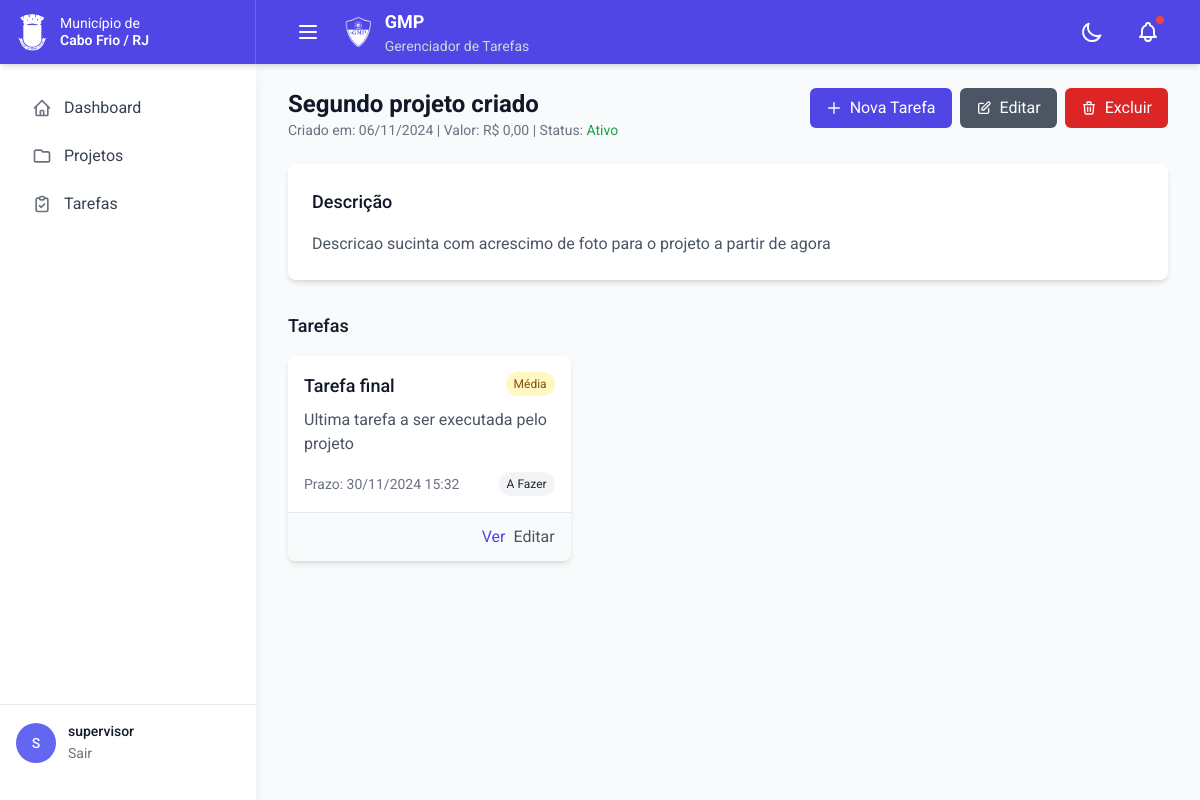
Screenshot of /projects/3/ (signed in) with the database file from the repository.
### users/models.py (models this page shows, shortened)
class CustomUser(AbstractUser):
    email = models.EmailField(unique=True)
    theme_preference = models.CharField(
        max_length=10,
        choices=[('light', 'Light'), ('dark', 'Dark')],
        default='light'
    )
    class Meta:
        db_table = 'users_customuser'
        verbose_name = 'Usuário'
        verbose_name_plural = 'Usuários'

### projects/models.py (models this page shows, shortened)
class Project(models.Model):
    title = models.CharField('Título', max_length=200)
    description = models.TextField('Descrição')
    detailed_description = RichTextField('Descrição Detalhada', null=True, blank=True)
    value = models.DecimalField('Valor', max_digits=10, decimal_places=2, default=0)
    is_active = models.BooleanField('Ativo', default=True)
    photo = models.ImageField('Foto', upload_to='projects/', null=True, blank=True)
    created_at = models.DateTimeField('Criado em', auto_now_add=True)
    owner = models.ForeignKey(
        settings.AUTH_USER_MODEL,
        verbose_name='Proprietário',
        on_delete=models.CASCADE,
        related_name='projects'
    )
    class Meta:
        verbose_name = 'Projeto'
        verbose_name_plural = 'Projetos'
        ordering = ['-created_at']

### tasks/models.py (models this page shows, shortened)
class Task(models.Model):
    PRIORITY_CHOICES = [
        ('low', 'Baixa'),
        ('medium', 'Média'),
        ('high', 'Alta'),
    ]
    STATUS_CHOICES = [
        ('todo', 'A Fazer'),
        ('doing', 'Em Andamento'),
        ('done', 'Concluída'),
    ]
    title = models.CharField('Título', max_length=200)
    description = models.TextField('Descrição')
    due_date = models.DateTimeField('Data de entrega')
    priority = models.CharField(
        'Prioridade',
        max_length=6,
        choices=PRIORITY_CHOICES,
        default='medium'
    )
    status = models.CharField(
        'Status',
        max_length=5,
        choices=STATUS_CHOICES,
        default='todo'
    )
    project = models.ForeignKey(
        Project,
        verbose_name='Projeto',
        on_delete=models.CASCADE,
        related_name='tasks'
    )
    created_at = models.DateTimeField('Criado em', auto_now_add=True)
    updated_at = models.DateTimeField('Atualizado em', auto_now=True)
    class Meta:
        verbose_name = 'Tarefa'
        verbose_name_plural = 'Tarefas'
        ordering = ['due_date']
    def get_priority_display_class(self):
        return {
            'low': 'bg-green-100 dark:bg-green-900 text-green-800 dark:text-green-200',
            'medium': 'bg-yellow-100 dark:bg-yellow-900 text-yellow-800 dark:text-yellow-200',
            'high': 'bg-red-100 dark:bg-red-900 text-red-800 dark:text-red-200'
        }.get(self.priority, '')
    def get_status_display_class(self):
        return {
            'todo': 'bg-gray-100 dark:bg-gray-700 text-gray-800 dark:text-gray-200',
            'doing': 'bg-blue-100 dark:bg-blue-700 text-blue-800 dark:text-blue-200',
            'done': 'bg-green-100 dark:bg-green-900 text-green-800 dark:text-green-200'
        }.get(self.status, '')

### projects/views.py (the view)
# urls.py: path('<int:pk>/', views.project_detail, name='detail'),
@login_required
def project_detail(request, pk):
    project = get_object_or_404(Project, pk=pk, owner=request.user)
    tasks = project.tasks.all()
    return render(request, 'projects/project_detail.html', {
        'project': project,
        'tasks': tasks
    })

### templates/projects/project_detail.html (shortened to what this page needs)
{% extends 'base.html' %}
{% block content %}
<div class="mb-6">
    <div class="flex justify-between items-start">
        <div>
            <h2 class="text-2xl font-bold text-gray-900 dark:text-white">{{ project.title }}</h2>
            <p class="text-sm text-gray-500 dark:text-gray-400">
                Criado em: {{ project.created_at|date:"d/m/Y" }} |
                Valor: R$ {{ project.value|floatformat:2 }} |
                Status: {% if project.is_active %}
                    <span class="text-green-600 dark:text-green-400">Ativo</span>
                {% else %}
                    <span class="text-red-600 dark:text-red-400">Inativo</span>
                {% endif %}
            </p>
        </div>
        <div class="flex space-x-2">
            <a href="{% url 'tasks:create' %}?project={{ project.pk }}"
               class="inline-flex items-center px-4 py-2 bg-indigo-600 dark:bg-indigo-500 text-white rounded-md hover:bg-indigo-700 dark:hover:bg-indigo-600">
                <svg class="w-4 h-4 mr-2" fill="none" stroke="currentColor" viewBox="0 0 24 24">
                    <path stroke-linecap="round" stroke-linejoin="round" stroke-width="2" d="M12 4v16m8-8H4"/>
                </svg>
                Nova Tarefa
            </a>
            <a href="{% url 'projects:update' project.pk %}"
               class="inline-flex items-center px-4 py-2 bg-gray-600 dark:bg-gray-500 text-white rounded-md hover:bg-gray-700 dark:hover:bg-gray-600">
                <svg class="w-4 h-4 mr-2" fill="none" stroke="currentColor" viewBox="0 0 24 24">
                    <path stroke-linecap="round" stroke-linejoin="round" stroke-width="2" d="M11 5H6a2 2 0 00-2 2v11a2 2 0 002 2h11a2 2 0 002-2v-5m-1.414-9.414a2 2 0 112.828 2.828L11.828 15H9v-2.828l8.586-8.586z"/>
                </svg>
                Editar
            </a>
            <button hx-delete="{% url 'projects:delete' project.pk %}"
                    hx-confirm="Tem certeza que deseja excluir este projeto?"
                    class="inline-flex items-center px-4 py-2 bg-red-600 dark:bg-red-500 text-white rounded-md hover:bg-red-700 dark:hover:bg-red-600">
                <svg class="w-4 h-4 mr-2" fill="none" stroke="currentColor" viewBox="0 0 24 24">
                    <path stroke-linecap="round" stroke-linejoin="round" stroke-width="2" d="M19 7l-.867 12.142A2 2 0 0116.138 21H7.862a2 2 0 01-1.995-1.858L5 7m5 4v6m4-6v6m1-10V4a1 1 0 00-1-1h-4a1 1 0 00-1 1v3M4 7h16"/>
                </svg>
                Excluir
            </button>
        </div>
    </div>
    <div class="mt-6 bg-white dark:bg-gray-800 rounded-lg shadow-md p-6">
        <h3 class="text-lg font-medium text-gray-900 dark:text-white mb-4">Descrição</h3>
        <p class="text-gray-600 dark:text-gray-300">{{ project.description }}</p>
    </div>
    <div class="mt-8">
        <h3 class="text-lg font-medium text-gray-900 dark:text-white mb-4">Tarefas</h3>
        {% if tasks %}
            <div class="grid grid-cols-1 md:grid-cols-2 lg:grid-cols-3 gap-4">
                {% for task in tasks %}
                    <div class="bg-white dark:bg-gray-800 rounded-lg shadow-md hover:shadow-lg transition-shadow">
                        <div class="p-4">
                            <div class="flex justify-between items-start">
                                <h4 class="text-lg font-medium text-gray-900 dark:text-white">{{ task.title }}</h4>
                                <span class="px-2 py-1 text-xs rounded-full {{ task.get_priority_display_class }}">
                                    {{ task.get_priority_display }}
                                </span>
                            </div>
                            <p class="mt-2 text-gray-600 dark:text-gray-300">{{ task.description|truncatewords:30 }}</p>
                            <div class="mt-4 flex justify-between items-center">
                                <span class="text-sm text-gray-500 dark:text-gray-400">
                                    Prazo: {{ task.due_date|date:"d/m/Y H:i" }}
                                </span>
                                <span class="px-2 py-1 text-xs rounded-full {{ task.get_status_display_class }}">
                                    {{ task.get_status_display }}
                                </span>
                            </div>
                        </div>
                        <div class="px-4 py-3 bg-gray-50 dark:bg-gray-700 border-t border-gray-200 dark:border-gray-600 rounded-b-lg">
                            <div class="flex justify-end space-x-2">
                                <a href="{% url 'tasks:detail' task.pk %}"
                                   class="text-indigo-600 dark:text-indigo-400 hover:text-indigo-900 dark:hover:text-indigo-300">
                                    Ver
                                </a>
                                <a href="{% url 'tasks:update' task.pk %}"
                                   class="text-gray-600 dark:text-gray-400 hover:text-gray-900 dark:hover:text-gray-300">
                                    Editar
                                </a>
                            </div>
                        </div>
                    </div>
                {% endfor %}
            </div>
        {% endif %}
    </div>
</div>
{% endblock %}

### templates/base.html (shortened to what this page needs)
<!DOCTYPE html>
<html lang="pt-br" class="h-full">
<head>
    <script src="https://cdn.tailwindcss.com"></script>
</head>
<body class="h-full bg-gray-50 dark:bg-gray-900 transition-colors duration-200">
    <nav class="fixed top-0 left-0 right-0 bg-indigo-600 dark:bg-indigo-800 z-50 shadow-md">
        <div class="flex">
            <div class="w-64 flex items-center px-4 py-2 border-r border-indigo-500 dark:border-indigo-700">
                <img src="/media/brasao_bh_grayscale.png" alt="Brasão" class="h-10 w-auto mr-3">
                <div class="text-white text-sm leading-tight">
                    <div>Município de</div>
                    <div class="font-semibold">Cabo Frio / RJ</div>
                </div>
            </div>
            <div class="flex-1">
                <div class="max-w-7xl mx-auto px-4 sm:px-6 lg:px-8">
                    <div class="flex items-center justify-between h-16">
                        <div class="flex items-center space-x-4">
                            <button id="sidebar-toggle"
                                    class="p-2 text-white hover:text-gray-200 rounded-lg focus:outline-none">
                                <svg class="h-6 w-6" fill="none" stroke="currentColor" viewBox="0 0 24 24">
                                    <path stroke-linecap="round" stroke-linejoin="round" stroke-width="2" d="M4 6h16M4 12h16M4 18h16"/>
                                </svg>
                            </button>
                            <div class="flex items-center space-x-3">
                                <img src="/media/logow.png" alt="Logo GMP" class="h-8 w-auto">
                                <div class="flex flex-col">
                                    <span class="text-white font-bold text-lg">GMP</span>
                                    <span class="text-gray-300 text-sm">Gerenciador de Tarefas</span>
                                </div>
                            </div>
                        </div>
                        <div class="flex items-center space-x-4">
                            <button id="theme-toggle"
                                    class="p-2 text-white hover:text-gray-200 rounded-lg">
                                <svg id="moon-icon" class="w-6 h-6 hidden" fill="none" stroke="currentColor" viewBox="0 0 24 24">
                                    <path stroke-linecap="round" stroke-linejoin="round" stroke-width="2"
                                          d="M20.354 15.354A9 9 0 018.646 3.646 9.003 9.003 0 0012 21a9.003 9.003 0 008.354-5.646z">
                                    </path>
                                </svg>
                            </button>
<div class="relative">
    <button id="notifications-toggle"
            class="p-2 text-white hover:text-gray-200 rounded-lg relative">
        <span class="absolute top-1 right-1 w-2 h-2 bg-red-500 rounded-full"></span>
    </button>
</div>
                        </div>
                    </div>
                </div>
            </div>
        </div>
    </nav>
    <aside id="sidebar" class="fixed left-0 top-16 h-full w-64 bg-white dark:bg-gray-800 shadow-lg z-40 transform transition-transform duration-300 flex flex-col">
        <div class="flex-1 py-6 px-4">
            <nav class="space-y-2">
        <a href="{% url 'users:dashboard' %}"
           class="flex items-center px-4 py-2 text-gray-700 dark:text-gray-200 hover:bg-gray-100 dark:hover:bg-gray-700 rounded-md group">
            <span class="group-hover:text-indigo-600 dark:group-hover:text-indigo-400">Dashboard</span>
        </a>
                <a href="{% url 'projects:list' %}"
                   class="flex items-center px-4 py-2 text-gray-700 dark:text-gray-200 hover:bg-gray-100 dark:hover:bg-gray-700 rounded-md group">
                    <span class="group-hover:text-indigo-600 dark:group-hover:text-indigo-400">Projetos</span>
                </a>
                <a href="{% url 'tasks:list' %}"
                   class="flex items-center px-4 py-2 text-gray-700 dark:text-gray-200 hover:bg-gray-100 dark:hover:bg-gray-700 rounded-md group">
                    <span class="group-hover:text-indigo-600 dark:group-hover:text-indigo-400">Tarefas</span>
                </a>
            </nav>
        </div>
<div class="border-t border-gray-200 dark:border-gray-700 p-4 mt-auto h-40">
    <div class="flex items-center space-x-3">
        <div class="w-10 h-10 rounded-full overflow-hidden bg-gray-300">
            {% if user.profile_image %}
                <img src="{{ user.profile_image.url }}" alt="Avatar" class="w-full h-full object-cover">
            {% else %}
                <div class="flex items-center justify-center h-full text-white font-medium text-sm bg-indigo-500 dark:bg-indigo-600">
                    {% if user.is_authenticated %}
                        {{ user.username|make_list|first|upper }}
                    {% endif %}
                </div>
            {% endif %}
        </div>
        <div class="flex-1 min-w-0">
            {% if user.is_authenticated %}
                <p class="text-sm font-medium text-gray-900 dark:text-white truncate">
                    {{ user.username }}
                </p>
                <a href="{% url 'logout' %}"
                   class="text-sm text-gray-500 dark:text-gray-400 hover:text-gray-700 dark:hover:text-gray-300">
                    Sair
                </a>
            {% else %}
                <a href="{% url 'login' %}"
                   class="text-sm text-gray-500 dark:text-gray-400 hover:text-gray-700 dark:hover:text-gray-300">
                    Entrar
                </a>
            {% endif %}
        </div>
    </div>
</div>
    </aside>
    <main id="main-content" class="md:ml-64 ml-0 pt-16 transition-all duration-300">
        <div class="max-w-7xl mx-auto py-6 sm:px-6 lg:px-8">
            {% block content %}
            {% endblock %}
        </div>
    </main>
</body>
</html>

### templates/base.html (style rules this page uses)
body { font-family: 'Roboto', sans-serif; }
button, .btn { @apply rounded-md font-medium focus:outline-none focus:ring-2 focus:ring-offset-2; }
h1, h2, h3, h4, h5, h6 { @apply font-medium; }
p { @apply font-normal; }

### rows the page displays
CustomUser: username|make_list "S", username "supervisor"
Project: title "Segundo projeto criado", created_at "06/11/2024", value "0,00", description "Descricao sucinta com acrescimo de foto para o projeto a partir de agora"
Task: title "Tarefa final", priority "Média", description "Ultima tarefa a ser executada pelo projeto", due_date "30/11/2024 15:32", status "A Fazer"
